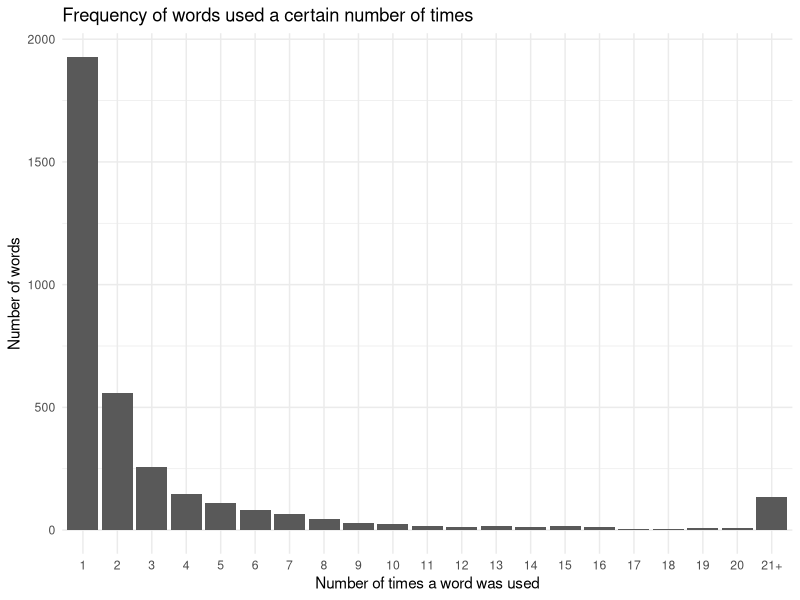

The R script that drew this image:
## ---- chunk 1
library(readr)
library(ggplot2)
library(tidyverse)
df <- read_csv("freqFile.txt")

#split the tail into one group
tail <- df %>% filter(times_used > 20) %>% summarize_all(sum) %>% mutate(times_used = 21)

#add tail to first group
use <- df %>% filter(times_used < 21)
use <- use %>% full_join(tail) %>% arrange(times_used)

ggplot(use, aes(x = factor(times_used), y = count)) + 
  geom_bar(stat = "identity", position=position_dodge()) +
  scale_x_discrete(labels = c("1", "2", "3", "4", "5", "6", "7", "8", "9", "10", "11", "12", "13", "14", "15", "16", "17", "18", "19", "20", "21+")) +
  theme_minimal() +
  labs(title = "Frequency of words used a certain number of times", x = "Number of times a word was used", y = "Number of words")
